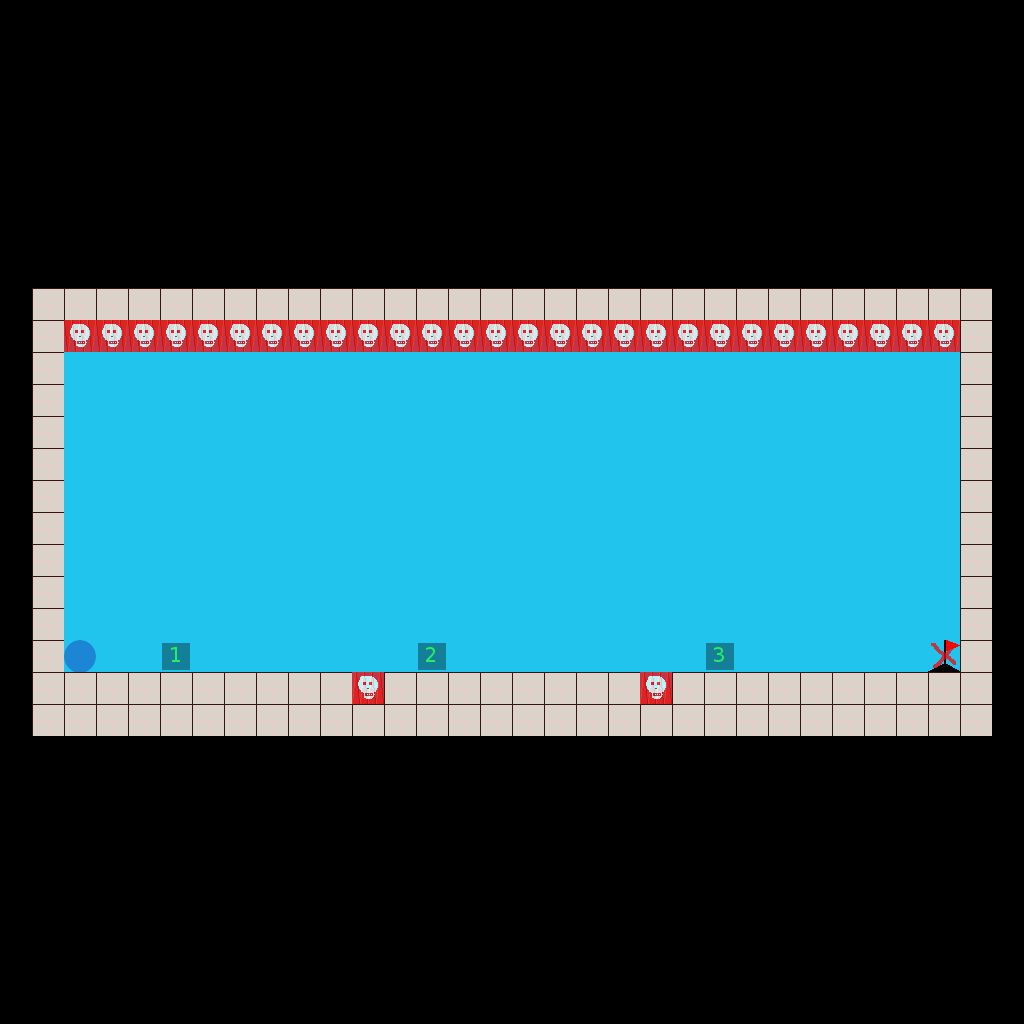

A 2D game scene composited from a Tiled map and its tileset images. What follows is a short description and the map's XML, with every tile layer's data as written:
An orthogonal 32x32 tile map with 32x32 px tiles, 2 tile layers (mapa, geometria).

<map version="1.0" orientation="orthogonal" width="32" height="32" tilewidth="32" tileheight="32">
 <tileset firstgid="1" name="tileset" tilewidth="32" tileheight="32">
  <image source="../gfx/tileset.png" width="256" height="256" />
 </tileset>
 <layer name="mapa" width="32" height="32">
  <data encoding="csv">
0,0,0,0,0,0,0,0,0,0,0,0,0,0,0,0,0,0,0,0,0,0,0,0,0,0,0,0,0,0,0,0,
0,0,0,0,0,0,0,0,0,0,0,0,0,0,0,0,0,0,0,0,0,0,0,0,0,0,0,0,0,0,0,0,
0,0,0,0,0,0,0,0,0,0,0,0,0,0,0,0,0,0,0,0,0,0,0,0,0,0,0,0,0,0,0,0,
0,0,0,0,0,0,0,0,0,0,0,0,0,0,0,0,0,0,0,0,0,0,0,0,0,0,0,0,0,0,0,0,
0,0,0,0,0,0,0,0,0,0,0,0,0,0,0,0,0,0,0,0,0,0,0,0,0,0,0,0,0,0,0,0,
0,0,0,0,0,0,0,0,0,0,0,0,0,0,0,0,0,0,0,0,0,0,0,0,0,0,0,0,0,0,0,0,
0,0,0,0,0,0,0,0,0,0,0,0,0,0,0,0,0,0,0,0,0,0,0,0,0,0,0,0,0,0,0,0,
0,0,0,0,0,0,0,0,0,0,0,0,0,0,0,0,0,0,0,0,0,0,0,0,0,0,0,0,0,0,0,0,
0,0,0,0,0,0,0,0,0,0,0,0,0,0,0,0,0,0,0,0,0,0,0,0,0,0,0,0,0,0,0,0,
0,2,2,2,2,2,2,2,2,2,2,2,2,2,2,2,2,2,2,2,2,2,2,2,2,2,2,2,2,2,2,0,
0,2,9,9,9,9,9,9,9,9,9,9,9,9,9,9,9,9,9,9,9,9,9,9,9,9,9,9,9,9,2,0,
0,2,1,1,1,1,1,1,1,1,1,1,1,1,1,1,1,1,1,1,1,1,1,1,1,1,1,1,1,1,2,0,
0,2,1,1,1,1,1,1,1,1,1,1,1,1,1,1,1,1,1,1,1,1,1,1,1,1,1,1,1,1,2,0,
0,2,1,1,1,1,1,1,1,1,1,1,1,1,1,1,1,1,1,1,1,1,1,1,1,1,1,1,1,1,2,0,
0,2,1,1,1,1,1,1,1,1,1,1,1,1,1,1,1,1,1,1,1,1,1,1,1,1,1,1,1,1,2,0,
0,2,1,1,1,1,1,1,1,1,1,1,1,1,1,1,1,1,1,1,1,1,1,1,1,1,1,1,1,1,2,0,
0,2,1,1,1,1,1,1,1,1,1,1,1,1,1,1,1,1,1,1,1,1,1,1,1,1,1,1,1,1,2,0,
0,2,1,1,1,1,1,1,1,1,1,1,1,1,1,1,1,1,1,1,1,1,1,1,1,1,1,1,1,1,2,0,
0,2,1,1,1,1,1,1,1,1,1,1,1,1,1,1,1,1,1,1,1,1,1,1,1,1,1,1,1,1,2,0,
0,2,1,1,1,1,1,1,1,1,1,1,1,1,1,1,1,1,1,1,1,1,1,1,1,1,1,1,1,1,2,0,
0,2,1,1,1,1,1,1,1,1,1,1,1,1,1,1,1,1,1,1,1,1,1,1,1,1,1,1,1,3,2,0,
0,2,2,2,2,2,2,2,2,2,2,7,2,2,2,2,2,2,2,2,7,2,2,2,2,2,2,2,2,2,2,0,
0,2,2,2,2,2,2,2,2,2,2,2,2,2,2,2,2,2,2,2,2,2,2,2,2,2,2,2,2,2,2,0,
0,0,0,0,0,0,0,0,0,0,0,0,0,0,0,0,0,0,0,0,0,0,0,0,0,0,0,0,0,0,0,0,
0,0,0,0,0,0,0,0,0,0,0,0,0,0,0,0,0,0,0,0,0,0,0,0,0,0,0,0,0,0,0,0,
0,0,0,0,0,0,0,0,0,0,0,0,0,0,0,0,0,0,0,0,0,0,0,0,0,0,0,0,0,0,0,0,
0,0,0,0,0,0,0,0,0,0,0,0,0,0,0,0,0,0,0,0,0,0,0,0,0,0,0,0,0,0,0,0,
0,0,0,0,0,0,0,0,0,0,0,0,0,0,0,0,0,0,0,0,0,0,0,0,0,0,0,0,0,0,0,0,
0,0,0,0,0,0,0,0,0,0,0,0,0,0,0,0,0,0,0,0,0,0,0,0,0,0,0,0,0,0,0,0,
0,0,0,0,0,0,0,0,0,0,0,0,0,0,0,0,0,0,0,0,0,0,0,0,0,0,0,0,0,0,0,0,
0,0,0,0,0,0,0,0,0,0,0,0,0,0,0,0,0,0,0,0,0,0,0,0,0,0,0,0,0,0,0,0,
0,0,0,0,0,0,0,0,0,0,0,0,0,0,0,0,0,0,0,0,0,0,0,0,0,0,0,0,0,0,0,0
</data>
 </layer>
 <layer name="geometria" width="32" height="32" opacity="0.72">
  <data encoding="csv">
0,0,0,0,0,0,0,0,0,0,0,0,0,0,0,0,0,0,0,0,0,0,0,0,0,0,0,0,0,0,0,0,
0,0,0,0,0,0,0,0,0,0,0,0,0,0,0,0,0,0,0,0,0,0,0,0,0,0,0,0,0,0,0,0,
0,0,0,0,0,0,0,0,0,0,0,0,0,0,0,0,0,0,0,0,0,0,0,0,0,0,0,0,0,0,0,0,
0,0,0,0,0,0,0,0,0,0,0,0,0,0,0,0,0,0,0,0,0,0,0,0,0,0,0,0,0,0,0,0,
0,0,0,0,0,0,0,0,0,0,0,0,0,0,0,0,0,0,0,0,0,0,0,0,0,0,0,0,0,0,0,0,
0,0,0,0,0,0,0,0,0,0,0,0,0,0,0,0,0,0,0,0,0,0,0,0,0,0,0,0,0,0,0,0,
0,0,0,0,0,0,0,0,0,0,0,0,0,0,0,0,0,0,0,0,0,0,0,0,0,0,0,0,0,0,0,0,
0,0,0,0,0,0,0,0,0,0,0,0,0,0,0,0,0,0,0,0,0,0,0,0,0,0,0,0,0,0,0,0,
0,0,0,0,0,0,0,0,0,0,0,0,0,0,0,0,0,0,0,0,0,0,0,0,0,0,0,0,0,0,0,0,
0,34,34,34,34,34,34,34,34,34,34,34,34,34,34,34,34,34,34,34,34,34,34,34,34,34,34,34,34,34,34,0,
0,34,36,36,36,36,36,36,36,36,36,36,36,36,36,36,36,36,36,36,36,36,36,36,36,36,36,36,36,36,34,0,
0,34,0,0,0,0,0,0,0,0,0,0,0,0,0,0,0,0,0,0,0,0,0,0,0,0,0,0,0,0,34,0,
0,34,0,0,0,0,0,0,0,0,0,0,0,0,0,0,0,0,0,0,0,0,0,0,0,0,0,0,0,0,34,0,
0,34,0,0,0,0,0,0,0,0,0,0,0,0,0,0,0,0,0,0,0,0,0,0,0,0,0,0,0,0,34,0,
0,34,0,0,0,0,0,0,0,0,0,0,0,0,0,0,0,0,0,0,0,0,0,0,0,0,0,0,0,0,34,0,
0,34,0,0,0,0,0,0,0,0,0,0,0,0,0,0,0,0,0,0,0,0,0,0,0,0,0,0,0,0,34,0,
0,34,0,0,0,0,0,0,0,0,0,0,0,0,0,0,0,0,0,0,0,0,0,0,0,0,0,0,0,0,34,0,
0,34,0,0,0,0,0,0,0,0,0,0,0,0,0,0,0,0,0,0,0,0,0,0,0,0,0,0,0,0,34,0,
0,34,0,0,0,0,0,0,0,0,0,0,0,0,0,0,0,0,0,0,0,0,0,0,0,0,0,0,0,0,34,0,
0,34,0,0,0,0,0,0,0,0,0,0,0,0,0,0,0,0,0,0,0,0,0,0,0,0,0,0,0,0,34,0,
0,34,33,0,0,37,0,0,0,0,0,0,0,38,0,0,0,0,0,0,0,0,39,0,0,0,0,0,0,35,34,0,
0,34,34,34,34,34,34,34,34,34,34,36,34,34,34,34,34,34,34,34,36,34,34,34,34,34,34,34,34,34,34,0,
0,34,34,34,34,34,34,34,34,34,34,34,34,34,34,34,34,34,34,34,34,34,34,34,34,34,34,34,34,34,34,0,
0,0,0,0,0,0,0,0,0,0,0,0,0,0,0,0,0,0,0,0,0,0,0,0,0,0,0,0,0,0,0,0,
0,0,0,0,0,0,0,0,0,0,0,0,0,0,0,0,0,0,0,0,0,0,0,0,0,0,0,0,0,0,0,0,
0,0,0,0,0,0,0,0,0,0,0,0,0,0,0,0,0,0,0,0,0,0,0,0,0,0,0,0,0,0,0,0,
0,0,0,0,0,0,0,0,0,0,0,0,0,0,0,0,0,0,0,0,0,0,0,0,0,0,0,0,0,0,0,0,
0,0,0,0,0,0,0,0,0,0,0,0,0,0,0,0,0,0,0,0,0,0,0,0,0,0,0,0,0,0,0,0,
0,0,0,0,0,0,0,0,0,0,0,0,0,0,0,0,0,0,0,0,0,0,0,0,0,0,0,0,0,0,0,0,
0,0,0,0,0,0,0,0,0,0,0,0,0,0,0,0,0,0,0,0,0,0,0,0,0,0,0,0,0,0,0,0,
0,0,0,0,0,0,0,0,0,0,0,0,0,0,0,0,0,0,0,0,0,0,0,0,0,0,0,0,0,0,0,0,
0,0,0,0,0,0,0,0,0,0,0,0,0,0,0,0,0,0,0,0,0,0,0,0,0,0,0,0,0,0,0,0
</data>
 </layer>
</map>
